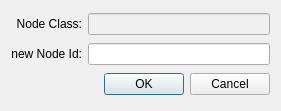
<?xml version="1.0" encoding="UTF-8"?>
<ui version="4.0">
 <class>RenameNodeDialog</class>
 <widget class="QDialog" name="RenameNodeDialog">
  <property name="geometry">
   <rect>
    <x>0</x>
    <y>0</y>
    <width>281</width>
    <height>111</height>
   </rect>
  </property>
  <property name="windowTitle">
   <string>Dialog</string>
  </property>
  <layout class="QGridLayout" name="gridLayout">
   <item row="0" column="0">
    <widget class="QLabel" name="label">
     <property name="text">
      <string>Node Class:</string>
     </property>
     <property name="alignment">
      <set>Qt::AlignRight|Qt::AlignTrailing|Qt::AlignVCenter</set>
     </property>
    </widget>
   </item>
   <item row="0" column="1">
    <widget class="QLineEdit" name="node_class">
     <property name="enabled">
      <bool>false</bool>
     </property>
    </widget>
   </item>
   <item row="1" column="0">
    <widget class="QLabel" name="label_2">
     <property name="text">
      <string>new Node Id:</string>
     </property>
     <property name="alignment">
      <set>Qt::AlignRight|Qt::AlignTrailing|Qt::AlignVCenter</set>
     </property>
    </widget>
   </item>
   <item row="1" column="1">
    <widget class="QLineEdit" name="node_id"/>
   </item>
   <item row="2" column="0" colspan="2">
    <widget class="QDialogButtonBox" name="buttonBox">
     <property name="orientation">
      <enum>Qt::Horizontal</enum>
     </property>
     <property name="standardButtons">
      <set>QDialogButtonBox::Cancel|QDialogButtonBox::Ok</set>
     </property>
    </widget>
   </item>
  </layout>
 </widget>
 <resources/>
 <connections>
  <connection>
   <sender>buttonBox</sender>
   <signal>accepted()</signal>
   <receiver>RenameNodeDialog</receiver>
   <slot>accept()</slot>
   <hints>
    <hint type="sourcelabel">
     <x>248</x>
     <y>254</y>
    </hint>
    <hint type="destinationlabel">
     <x>157</x>
     <y>274</y>
    </hint>
   </hints>
  </connection>
  <connection>
   <sender>buttonBox</sender>
   <signal>rejected()</signal>
   <receiver>RenameNodeDialog</receiver>
   <slot>reject()</slot>
   <hints>
    <hint type="sourcelabel">
     <x>316</x>
     <y>260</y>
    </hint>
    <hint type="destinationlabel">
     <x>286</x>
     <y>274</y>
    </hint>
   </hints>
  </connection>
 </connections>
</ui>
